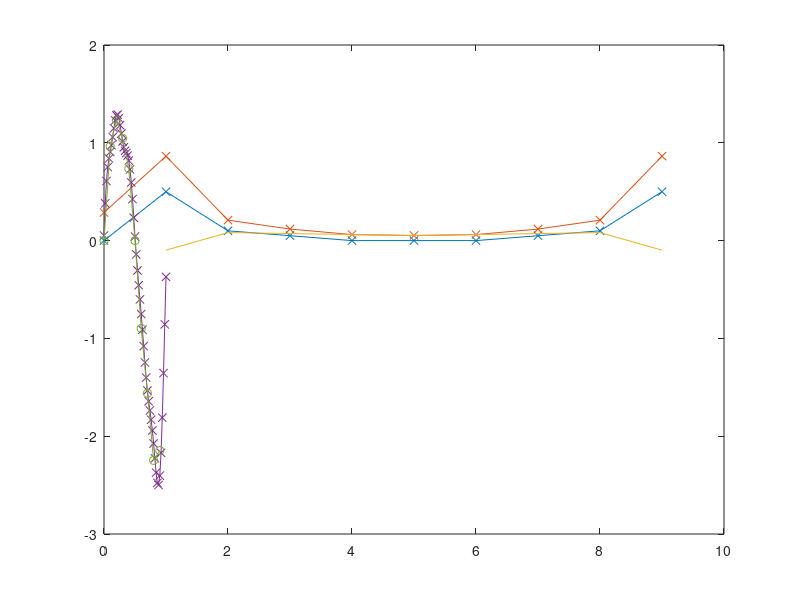

MATLAB code for this plot: (Note: this script raises an error after producing the figure.)
addpath("/people/gesla/Documents/git/rotst2/scripts/source_for_mtb")
%%
x=0:1/10:1-1/10; y=exp(0*x).*(sin(1*x*2*pi)+0.2*sin(2*x*2*pi)+0.1*sin(3*x*2*pi));
z=fft(y)/length(y);
% z=fft(y);
close all; plot([0:length(x)-1],abs(z(1:end)),'x-'); 
% hold on; plot(imag(z),'x-');


y=exp(1*x).*(sin(1*x*2*pi)+0.2*sin(2*x*2*pi)+0.1*sin(3*x*2*pi));
z=fft(y)/length(y);
% z=fft(y);
hold on; plot([0:length(x)-1],abs(z(1:end)),'x-'); 

%%
close all;
plot(real(z(2:end)))

z2=[z(1:end/2+1),zeros(1,40),z(end/2+1:end)]
x2=length(z2)*ifft(z2);

plot([0:1/(length(x2)-1):1],x2,'x-');
hold on;
plot(x,y,'-o')

%%
open ./lorenz_fairgrieve_CN/main_lor.m
run ./lorenz_fairgrieve_CN/main_lor.m; 
%%
save("dataFD.mat",'X','evc','x','evs');
open ./lorenz-sn/main.m;

run ./lorenz-sn/main.m
save("dataSN.mat",'X4');

%%
load dataFD.mat

%%
plot(X(:,1),X(:,2)); %hold on; plot(X4(:,1),X4(:,2));
%%
plot(X(:,1),X(:,2)); hold on; plot(X(:,1)+x(:,1),X(:,2)+x(:,2)); plot(X(1,1)+x(1,1),X(1,2)+x(1,2),'o');
%%
plot(abs(fft((X(:,1)))),'-x'); hold on; %plot(abs(fft(X4(:,1))),'-o'); 
set(gca,"Yscale","log")
plot(abs(fft((x(1:end-1,1)))),'-x');

%% spec of fd

v=x(1:end-1,:);
z=fft(v)./length(v);
vjr=real(z(1:7,:)); vji=imag(z(1:7,:)); vj=[vjr;vji]; vjj=reshape(vj',[7*3*2,1]);
j=jac(1:end-1,1:end-1);

%% phys space
v2=reshape(vjj,[length(vjj)/2,2]); v2=v2(:,1)+1i*v2(:,2); v21=v2; v2=reshape(v2.',[3,7]).'; v2=[v2;conj(flipud(v2(2:end,:)))];
x2=ifft(v2);%/length(v2);
plot(x(:,1),x(:,2)); hold on; plot(x2(:,1),x2(:,2))

%%
vv=evc(:,39)
v4=vv(1:end/2)+1i*(vv(end/2+1:end))
%%

plot(abs(v21)); hold on; plot(abs(v4)*30); set(gca,"Yscale","log")

abs(v21)./abs(v4)

%%
